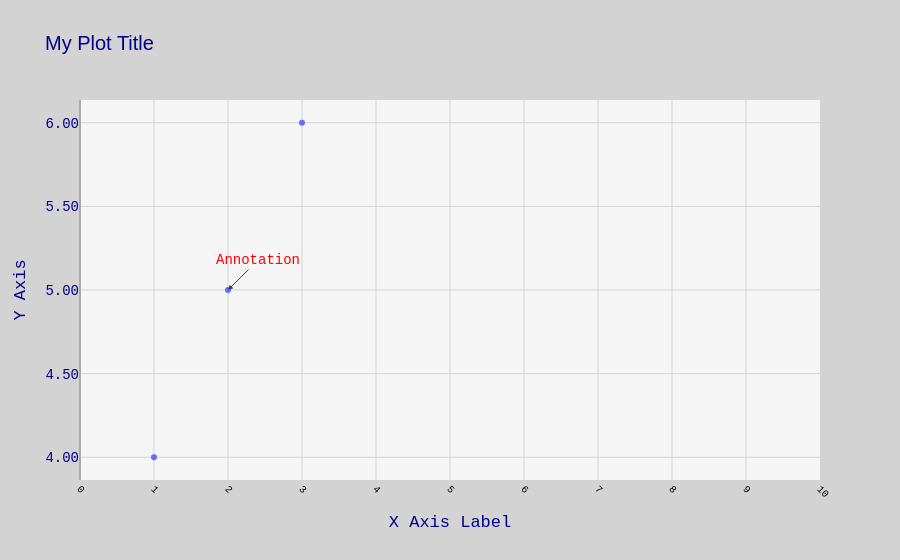

Notebook cell for this chart:
### Code cell
# annotations and shapes

fig.add_annotation(
    x=2, y=5,
    text='Annotation',
    showarrow=True,
    arrowhead=2,
    ax=30, ay=-30,
    font=dict(size=14, color='red')
)

### Figure 1 — Plotly figure (JSON) as saved in the notebook; plotly's stock layout.template omitted (floating-point values rounded to 4 significant figures)
{"data": [{"mode": "markers", "type": "scatter", "x": [1, 2, 3], "y": [4, 5, 6]}], "layout": {"annotations": [{"arrowhead": 2, "ax": 30, "ay": -30, "font": {"color": "red", "size": 14}, "showarrow": true, "text": "Annotation", "x": 2, "y": 5}], "font": {"color": "darkblue", "family": "Courier New, monospace", "size": 14}, "hoverlabel": {"bgcolor": "white", "font": {"family": "Arial", "size": 14}, "namelength": -1}, "hovermode": "x unified", "legend": {"bgcolor": "rgba(255, 255, 255, 0.7)", "bordercolor": "black", "borderwidth": 1, "orientation": "h", "title": {"text": "Legend Title"}, "x": 1, "xanchor": "right", "y": 1.02, "yanchor": "bottom"}, "paper_bgcolor": "lightgray", "plot_bgcolor": "whitesmoke", "title": {"font": {"color": "darkblue", "family": "Arial", "size": 20}, "text": "My Plot Title"}, "xaxis": {"dtick": 1, "gridcolor": "lightgray", "range": [0, 10], "showgrid": true, "tick0": 0, "tickangle": 45, "tickfont": {"color": "black", "size": 10}, "tickmode": "linear", "title": {"text": "X Axis Label"}, "zeroline": true, "zerolinecolor": "darkgray"}, "yaxis": {"gridcolor": "lightgray", "showgrid": true, "tickformat": ".2f", "title": {"text": "Y Axis"}, "zeroline": true, "zerolinecolor": "darkgray"}}}
